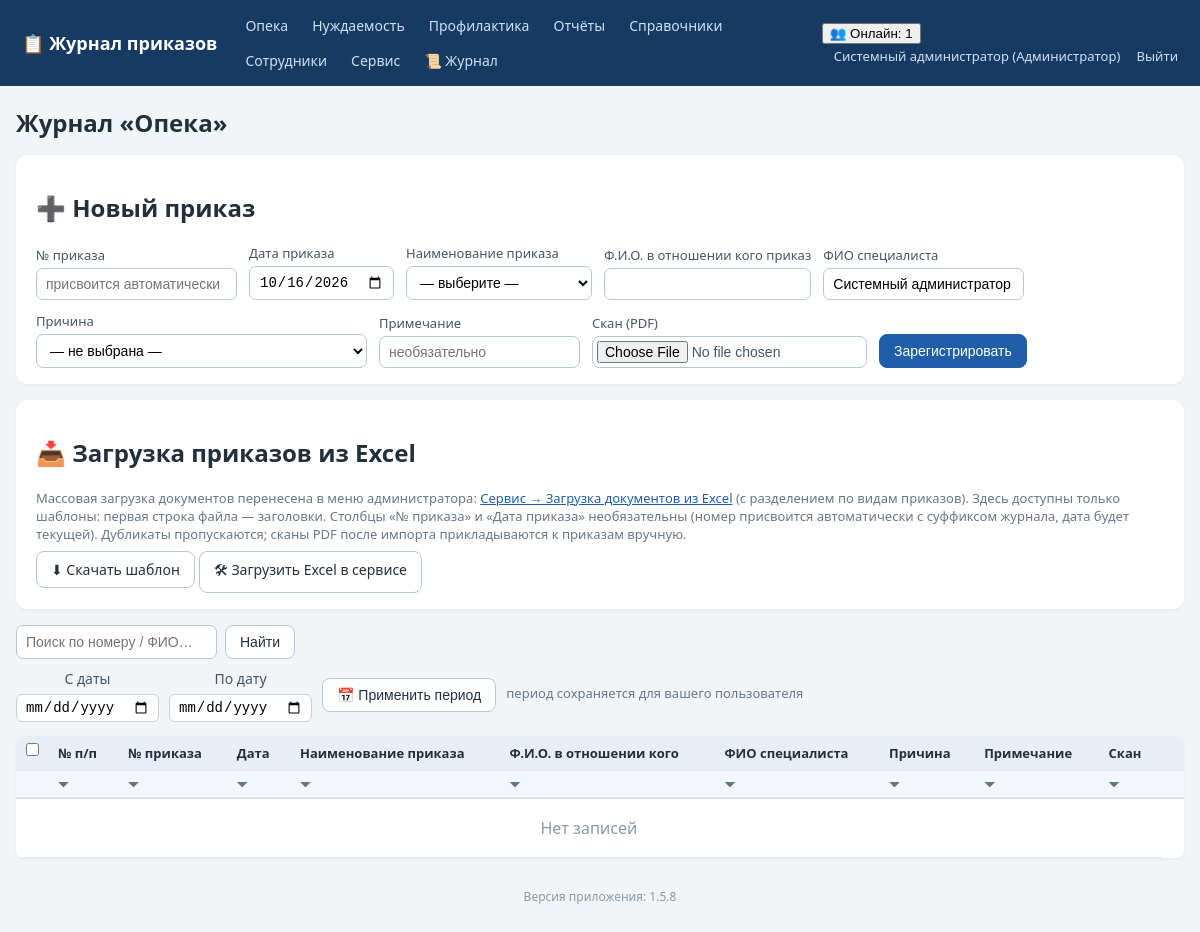
Screenshot of /journal/opeka (signed in) with the database file from the repository.
### tables this page shows
CREATE TABLE employees (
    id INTEGER PRIMARY KEY AUTOINCREMENT,
    full_name TEXT NOT NULL,
    position TEXT NOT NULL DEFAULT '',
    login TEXT UNIQUE,
    password_hash TEXT,
    pwd_changed_at TEXT,           -- дата последней самостоятельной смены пароля
    role_id INTEGER REFERENCES roles(id)
);

CREATE TABLE roles (
    id INTEGER PRIMARY KEY AUTOINCREMENT,
    name TEXT UNIQUE NOT NULL
);

### app.py (the view)
@app.route('/journal/<journal>')
def journal_list(journal):
    if journal not in JOURNAL_TYPES:
        abort(404)
    user = current_user()
    if not can_access_journal(user, journal):
        abort(403)
    q = request.args.get('q', '').strip()
    conn = get_db()
    p1, p2 = journal_period(conn, user['id'], journal, request.args)
    sql = ('SELECT o.*, t.name AS type_name, rs.name AS reason_name FROM orders o '
           'LEFT JOIN order_types t ON t.id=o.order_type_id '
           'LEFT JOIN reasons rs ON rs.id=o.reason_id WHERE o.journal=?')
    params = [journal]
    if p1:
        sql += ' AND o.order_date>=?'
        params.append(p1)
    if p2:
        sql += ' AND o.order_date<=?'
        params.append(p2)
    if q:
        sql += ' AND (o.order_number LIKE ? OR o.person_fio LIKE ? OR o.specialist_fio LIKE ?)'
        like = f'%{q}%'
        params += [like, like, like]
    sql += (' ORDER BY o.order_date DESC, ' + _ORDER_NUM_SQL.format(col='o.order_number') +
            ' DESC, o.order_number DESC')
    rows = conn.execute(sql, params).fetchall()
    types = conn.execute('SELECT * FROM order_types WHERE kind=? ORDER BY name',
                         (journal,)).fetchall()
    reasons = conn.execute(
        'SELECT * FROM reasons WHERE COALESCE(journal, ?)=? AND active=1 '
        'ORDER BY name',
        (journal, journal)).fetchall()
    today = date.today().isoformat()
    conn.close()
    return render_template('journal.html', journal=journal, title=JOURNAL_TITLES[journal],
                           rows=rows, types=types, reasons=reasons, today=today,
                           q=q, p1=p1, p2=p2, has_reason=REASONS_ENABLED.get(journal, False))

### app.py (called while the page is built, shortened)
def has_request_context_safe():
    try:
        from flask import has_request_context
        return has_request_context()
    except Exception:
        return False

def _session_signature(uid):
    raw = request.cookies.get(app.config['SESSION_COOKIE_NAME'], '')
    if not raw:
        return ''

def _db_touch_throttled(key, min_interval=10.0):
    now = time.time()
    last = _DB_TOUCH_TS.get(key, 0)
    if now - last >= min_interval:
        _DB_TOUCH_TS[key] = now
        return True
    return False

def db_cleanup_active_sessions(cutoff):
    try:
        conn = get_db()
        conn.execute('DELETE FROM active_sessions WHERE last_seen < ?', (cutoff,))
        conn.commit()
        conn.close()
    except Exception:
        pass

def touch_active_session(uid):
    sid = _session_signature(uid)
    ip = request.remote_addr if has_request_context_safe() else ''
    now = time.time()
    with ACTIVE_SESSIONS_LOCK:
        ACTIVE_SESSIONS[(uid, sid)] = {'last_seen': now, 'ip': ip}
    if _db_touch_throttled((uid, sid)):
        db_touch_active_session(uid, sid, ip)

def cleanup_active_sessions():
    cutoff = time.time() - ACTIVE_TIMEOUT
    with ACTIVE_SESSIONS_LOCK:
        expired = [k for k, v in ACTIVE_SESSIONS.items()
                   if v['last_seen'] < cutoff]
        for k in expired:
            del ACTIVE_SESSIONS[k]
    db_cleanup_active_sessions(cutoff)

@app.before_request
def _mark_tls_noise_context():
    try:
        from flask import g as _fg
        _tls_noise_ctx.g = _fg
    except Exception:
        pass

def get_db():
    conn = sqlite3.connect(DB_PATH)
    conn.row_factory = sqlite3.Row
    conn.execute('PRAGMA foreign_keys = ON')
    return conn

def current_user():
    uid = session.get('user_id')
    if not uid:
        return None
    conn = get_db()
    u = conn.execute('SELECT e.*, r.name AS role_name FROM employees e '
                     'LEFT JOIN roles r ON r.id=e.role_id WHERE e.id=?', (uid,)).fetchone()
    conn.close()
    return u

def can_access_journal(user, journal):
    if not user:
        return False
    if user['role_name'] in FULL_DATA_ROLES:  # админ и начальник — полный доступ
        return True
    return user['role_name'] in ROLE_ACCESS[journal]

def _valid_iso_date(s):
    try:
        d = date.fromisoformat((s or '').strip())
        return d.isoformat()
    except (ValueError, TypeError):
        return None

### templates/journal.html (shortened to what this page needs)
{% extends 'base.html' %}
{% block content %}
<h1>Журнал «{{ title }}»</h1>
<div class="panel">
  <h2>➕ Новый приказ</h2>
  <form method="post" action="{{ url_for('journal_create', journal=journal) }}" enctype="multipart/form-data">
    <label>№ приказа <input name="order_number" placeholder="присвоится автоматически"></label>
    <label>Дата приказа <input type="date" name="order_date" value="{{ today }}"></label>
    <label>Наименование приказа
      <select name="order_type_id" required>
        <option value="">— выберите —</option>
      </select>
    </label>
    <label>Ф.И.О. в отношении кого приказ <input name="person_fio" required></label>
    <label>ФИО специалиста <input name="specialist_fio" value="{{ cu.full_name if cu else '' }}"></label>
    {% if has_reason %}
    <label>Причина
      <select name="reason_id">
        <option value="">— не выбрана —</option>
      </select>
    </label>
    {% endif %}
    <label>Примечание <input name="note" placeholder="необязательно"></label>
    <label>Скан (PDF) <input type="file" name="scan" accept=".pdf,application/pdf"></label>
    <button class="btn primary" type="submit">Зарегистрировать</button>
  </form>
</div>
<div class="panel no-print">
  <h2>📥 Загрузка приказов из Excel</h2>
  <p class="hint">Массовая загрузка документов перенесена в меню администратора:
     <a href="{{ url_for('service') }}">Сервис → Загрузка документов из Excel</a>
     (с разделением по видам приказов). Здесь доступны только шаблоны:
     первая строка файла — заголовки. Столбцы «№ приказа» и «Дата приказа» необязательны
     (номер присвоится автоматически с суффиксом журнала, дата будет текущей). Дубликаты пропускаются;
     сканы PDF после импорта прикладываются к приказам вручную.</p>
  <a class="btn" href="{{ url_for('journal_template', journal=journal) }}">⬇ Скачать шаблон</a>
  <a class="btn" href="{{ url_for('service') }}#excel-import">🛠 Загрузить Excel в сервисе</a>
</div>
<form method="get" class="searchbar no-print">
  <input name="q" value="{{ q }}" placeholder="Поиск по номеру / ФИО…">
  <button class="btn">Найти</button>
</form>
<form method="get" class="periodbar no-print" id="periodForm">
  <label>С даты <input type="date" name="d1" id="p_d1" value="{{ p1 or '' }}"></label>
  <label>По дату <input type="date" name="d2" id="p_d2" value="{{ p2 or '' }}"></label>
  <button class="btn" type="submit">📅 Применить период</button>
  <span class="hint">период сохраняется для вашего пользователя</span>
</form>
<table class="grid" id="journalTable">
  {% set headers = ['№ п/п','№ приказа','Дата','Наименование приказа','Ф.И.О. в отношении кого','ФИО специалиста'] + (['Причина'] if has_reason else []) + ['Примечание','Скан'] %}
  <tr>
    <th class="chk-col no-print"><input type="checkbox" id="chkAll" title="Выделить все строки"
        onclick="toggleAllChecked(this.checked)"></th>
    {% for h in headers %}
    <th class="sortable" data-sortcol="{{ loop.index0 + 1 }}" onclick="sortByColumn(this)"
        title="Сортировать по столбцу «{{ h }}»">{{ h }}</th>
    {% endfor %}
    <th class="no-print"></th>
  </tr>
  <tr class="filter-row no-print">
    <th class="no-print"></th>
    {% for h in headers %}
    <th class="filter-cell">
      <span class="funnel" onclick="toggleFilter(this)" title="Фильтр по столбцу «{{ h }}»">⏷</span>
    </th>
    {% endfor %}
    <th class="no-print"></th>
  </tr>
  {% if not rows %}<tr class="empty-row"><td colspan="{{ 9 + (1 if has_reason else 0) }}" class="empty">Нет записей</td></tr>{% endif %}
</table>
{% endblock %}

### templates/base.html (shortened to what this page needs)
<!DOCTYPE html>
<html lang="ru">
<head>
<link rel="stylesheet" href="{{ url_for('static', filename='style.css') }}">
</head>
<body>
<header class="topbar no-print">
  <div class="brand"><a href="{{ url_for('index') }}">📋 Журнал приказов</a></div>
  <nav>
    {% for j, t in accessible_journals %}
      <a href="{{ url_for('journal_list', journal=j) }}">{{ t }}</a>
    {% endfor %}
    {% if cu and cu.role_name in ['Администратор','Начальник отдела','Куратор'] %}
      <a href="{{ url_for('reports') }}">Отчёты</a>
    {% endif %}
    <a href="{{ url_for('references', tab='order_types') }}">Справочники</a>
    {% if cu and cu.role_name == 'Администратор' %}
      <a href="{{ url_for('employees') }}">Сотрудники</a>
      <a href="{{ url_for('service') }}">Сервис</a>
      <a href="{{ url_for('logs_view') }}" title="Журнал логирования">📜 Журнал</a>
    {% endif %}
  </nav>
  <div class="userbox">
    {% if cu %}
      {% if active_users is not none %}
        <div class="online" id="onlineBox" title="Сотрудники, работавшие в системе за последние {{ (active_timeout // 60) or 1 }} мин. Обновляется автоматически.">
          <button type="button" class="online-toggle" onclick="toggleOnline()">👥 Онлайн: {{ active_users|length }}</button>
        </div>
      {% endif %}
      <a href="{{ url_for('profile') }}" title="Сменить пароль">{{ cu.full_name }} ({{ cu.role_name }})</a>
      <a href="{{ url_for('logout') }}">Выйти</a>
    {% endif %}
  </div>
</header>
<main class="container">
  {% block content %}{% endblock %}
</main>
<footer class="foot no-print">Версия приложения: {{ app_version }}</footer>
</body>
</html>

### static/style.css (style rules this page uses)
:root { --bs:#1f5fa9;--bg:#f2f5f8;--tx:#22303c; }
* { box-sizing:border-box }
body { margin:0;font-family:"Segoe UI",Arial,sans-serif;background:var(--bg);color:var(--tx); }
a { color:var(--bs); }
.topbar { display:flex;align-items:center;gap:18px;flex-wrap:wrap;background:#173a63;color:#fff;padding:10px 22px; }
.topbar .brand a { color:#fff;font-weight:700;font-size:18px;text-decoration:none; }
.topbar nav { display:flex;gap:4px;flex-wrap:wrap;flex:1; }
.topbar nav a { color:#cfe0f5;text-decoration:none;padding:6px 10px;border-radius:6px;font-size:14px; }
.userbox a { color:#cfe0f5;text-decoration:none;font-size:13px;margin-left:12px; }
.container { max-width:1200px;margin:20px auto;padding:0 16px; }
h1 { font-size:24px; }
.panel { background:#fff;border-radius:12px;padding:16px 20px;margin:16px 0;box-shadow:0 1px 4px rgba(0,0,0,.06); }
.panel form { display:flex;flex-wrap:wrap;gap:12px;align-items:end; }
label { display:flex;flex-direction:column;font-size:13px;gap:4px;color:#44556a; }
input,select { padding:7px 9px;border:1px solid #b9c6d3;border-radius:7px;font-size:14px;background:#fff; }
input[type=file] { padding:4px; }
.btn { display:inline-block;padding:8px 14px;border-radius:8px;border:1px solid #b9c6d3;background:#fff;color:var(--tx);cursor:pointer;font-size:14px;text-decoration:none; }
.btn.primary { background:var(--bs);border-color:var(--bs);color:#fff; }
table.grid { width:100%;border-collapse:collapse;background:#fff;margin:14px 0;box-shadow:0 1px 4px rgba(0,0,0,.06);border-radius:8px;overflow:hidden; }
.grid th { background:#e8eef5;font-size:13px;text-align:left; }
.grid th,.grid td { padding:8px 10px;border-bottom:1px solid #e2e8ef;vertical-align:top; }
.grid .empty { text-align:center;color:#8a99a8;padding:18px; }
.searchbar { display:flex;gap:8px;margin:10px 0; }
.foot { text-align:center;color:#8a99a8;font-size:12px;margin:30px 0; }
.hint { color:#67788a;font-size:13px;margin:4px 0 8px 0; }
.filter-row th { background:#f3f6fa;padding:4px 6px;border-bottom:2px solid #d5deea; }
.funnel { cursor:pointer;color:#5b7592;font-size:13px;user-select:none;padding:0 4px; }
th.sortable { cursor:pointer;user-select:none;white-space:nowrap; }
.periodbar { display:flex;flex-wrap:wrap;align-items:center;gap:10px;margin:6px 0 10px 0; }
.periodbar label { font-size:14px;display:inline-flex;align-items:center;gap:6px; }
.periodbar input[type=date] { padding:4px 8px;border:1px solid #c6d2e0;border-radius:6px;font-size:14px; }
.chk-col { width:28px;text-align:center;padding:4px 6px!important; }

### rows the page displays
employees: full_name "Системный администратор", specialist_fio "Системный администратор"
roles: role_name "Администратор"

### other values shown
{{ t }} "Опека" "Нуждаемость" "Профилактика"
{{ active_users|length }} "1"
{{ title }} "Опека"
{{ h }} "№ п/п" "№ приказа" "Дата" "Наименование приказа" "Ф.И.О. в отношении кого" "ФИО специалиста" "Причина" "Примечание" "Скан"
{{ app_version }} "1.5.8"
